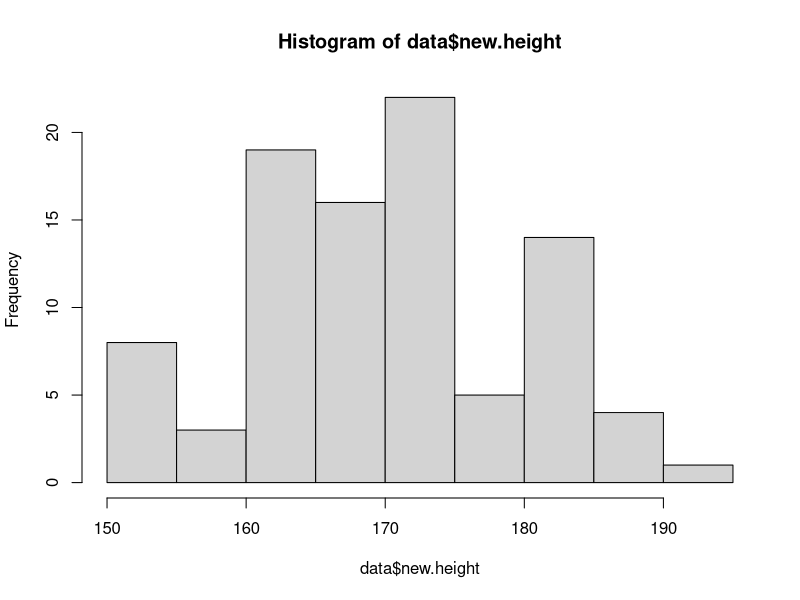
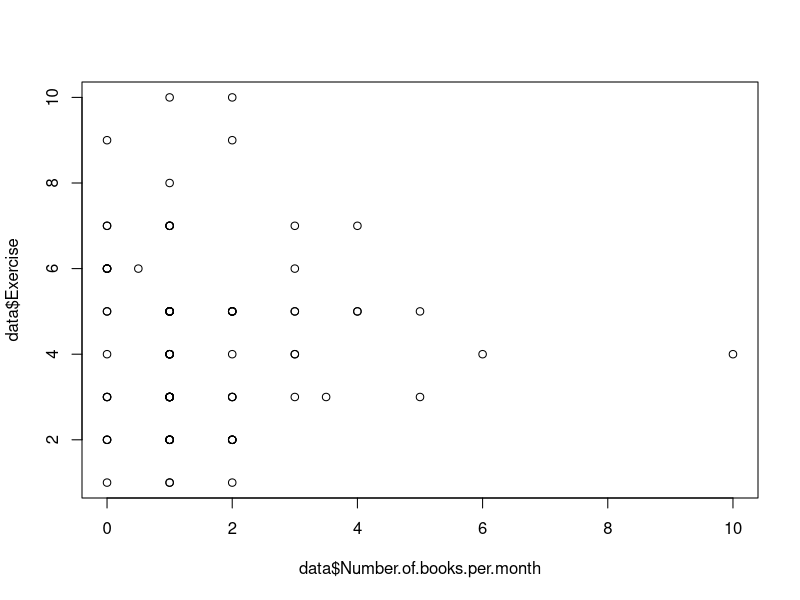
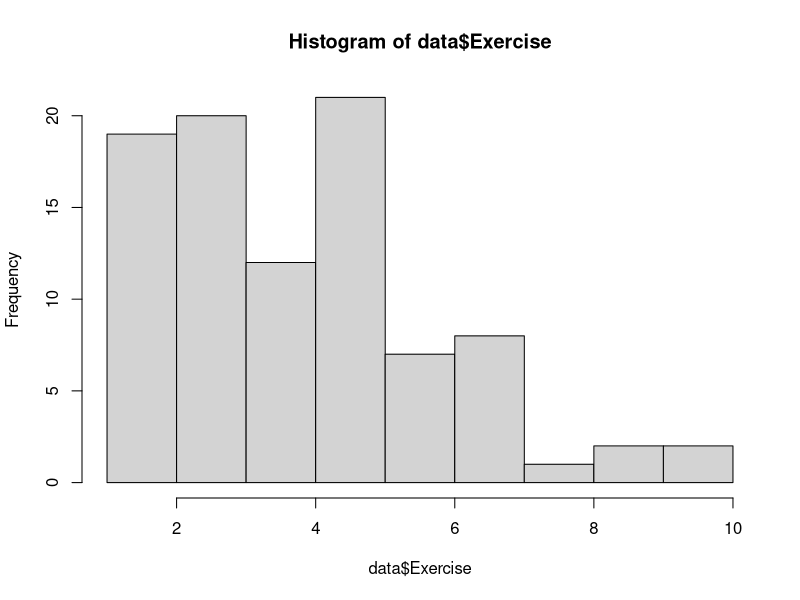
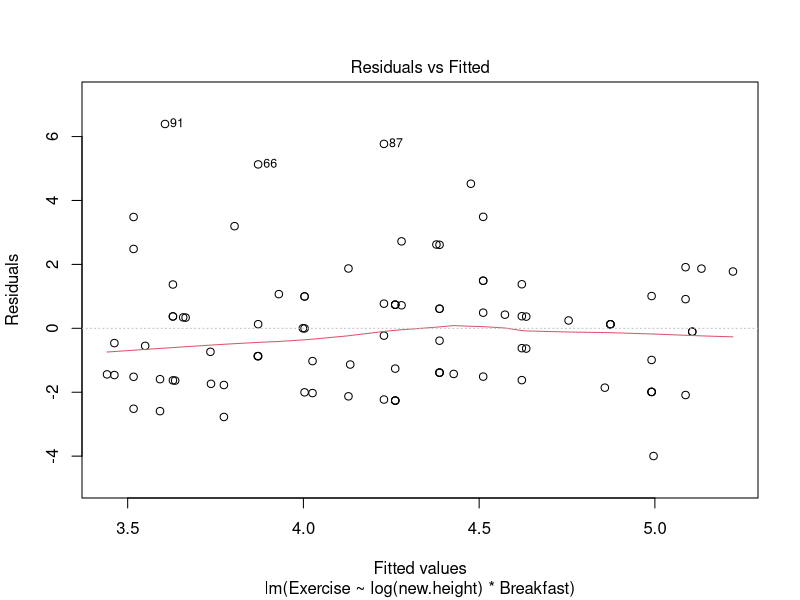
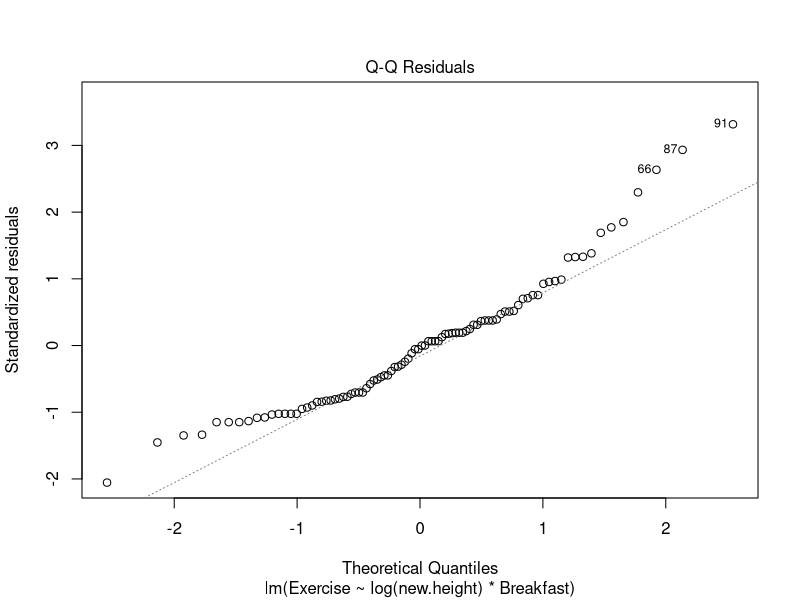
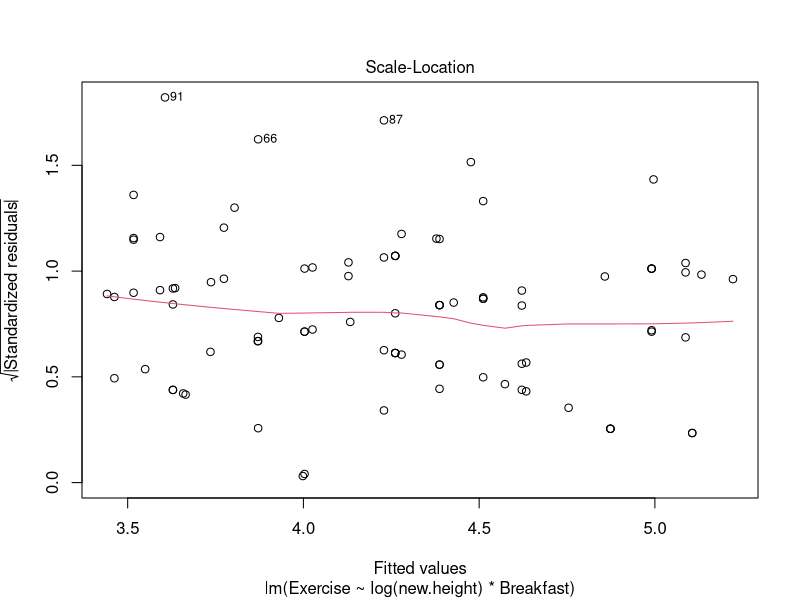
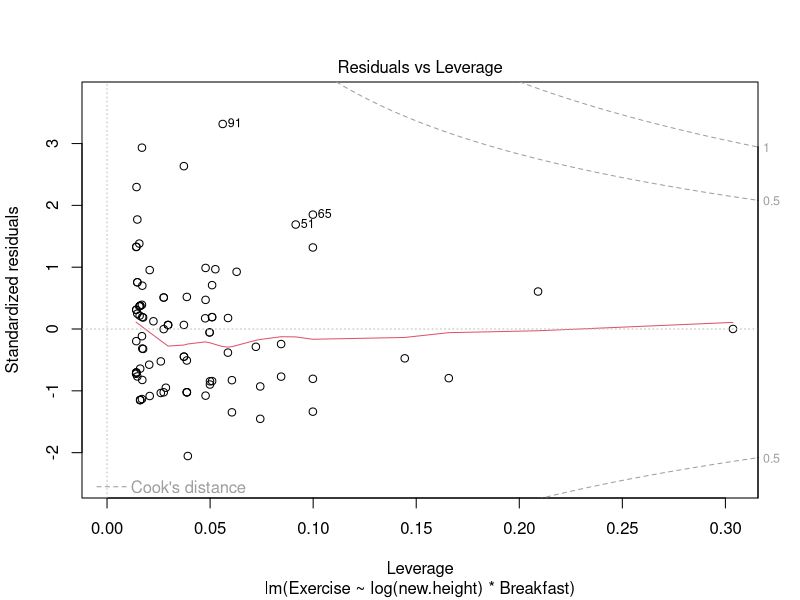

Generate these figures, in order, with R: (Note: this script raises an error after producing the figures.)
## ---- chunk 1
setwd("/Users/carlaleone/Desktop/Exeter/Problem Sheet")
data <- read.table("BIOM4025_data_2024.csv", header=TRUE, sep = ",", 
                      stringsAsFactors = FALSE)
head(data)
## ---- chunk 2
# if we want to use height, need to convert it into cm 
height_to_cm <- function(height) {
  sapply(height, function(h) {
    if (grepl("cm", h)) { # If the value is already in cm convert it to numeric format
      as.numeric(gsub("cm", "", h))
    } else if (grepl("m",h)) {
      m<- as.numeric(gsub("m.*", "", h))
      (m*100)
    } # convert the values that are in m
    else if (grepl("ft", h)) {
      # If the value is in feet and inches
      ft <- as.numeric(gsub("ft.*", "", h)) # identify ft
      in_val <- as.numeric(gsub(".*ft |in", "", h)) # identify in
      (ft * 30.48) + (in_val * 2.54) # Convert ft and in to cm
    } else {
      NA 
    }
  })
}

data$new.height<- height_to_cm(data$Height)
hist(data$new.height)

# add other columns
data$age<- 2024 -  data$Year.of.birth # age of individual
data$avg.commute<- (data$Commute.today + data$Commute.yesterday)/ 2 #average commute of individual
data$siblings<- ifelse(data$Brothers > 0 | data$Sisters > 0, "Yes", "No") # does the individual have siblings?
data$n.siblings<- as.numeric(data$Brothers + data$Sisters) #how many siblings?
data$Number.of.books.per.month<- as.numeric(data$Number.of.books.per.month)
data$wakeup<- ifelse(data$Waking.up.time > 7:30 | data$Waking.up.time < 7:30, "Late", "Early") 

plot(data$Exercise~data$Number.of.books.per.month)
table(data$siblings) #very few people without siblings
aggregate(data$new.height, by=list(data$siblings), mean, na.rm =T)

## ---- chunk 3
lm1<- lm(avg.commute ~ Exercise + Number.of.books.per.month, data = data) #most basic lm
summary(lm1)
lm2<- lm(Exercise ~ log(new.height)*Breakfast, data = data) #includes sibling interaction
summary(lm2)
anova(lm1,lm2) # there is not really a significant difference between the models
AIC(lm1, lm2)

hist(data$Exercise)
plot(lm2)
# plots all look very good in terms of normality of residuals and heteroscedasticity. 
## ---- chunk 4
# BOXCOX Transforation
library(MASS)
bc <- boxcox(lm(data$Exercise ~ 1), plotit = FALSE)
lambda <- bc$x[which.max(bc$y)]
lambda
#0.3 
data$bc.exercise <- (data$Exercise^lambda - 1) / lambda # APPLY this transformation using lambda to each number of fam

hist(data$new.height)
# plot
par(mfrow=c(1,2))
hist(data$bc.exercise)
qqnorm(data$bc.exercise)
qqline(data$bc.exercise)
## ---- chunk 5
model1<- glm(Exercise ~ n_siblings*Breakfast,family=poisson, data = data)
summary(model1)

model2<- glm(Exercise ~ n_siblings+ Breakfast,family=poisson, data = data)
summary(model2)

exercise_fitted<- predict(model1)
plot(Exercise ~ n_siblings, data, cex.lab=1.2, col="grey", font.lab=2, pch=19, 
     xlab="Number of Siblings", ylab="Exercise")
lines(exercise_fitted[order(data$Exercise)] ~ sort(data$Exercise))
## ---- chunk 6
par(mfrow=c(2,2))
plot(model1)
## ---- chunk 7
plot(psr ~ log.fam, data=t.data, pch=NA, xlab="log(FAM)", ylab="parasite species richness")
points(psr ~ log.fam, data=t.data[t.data$status=="S", ], pch=19, col="grey70") 
points(psr ~ log.fam, data=t.data[t.data$status=="D", ], pch=19, col="grey30")
lines(psr.predicted[order(t.data$log.fam)] ~ sort(t.data$log.fam))
legend(x="topleft", legend=c("D", "S"), pch=19, lty = 1, col=c("grey30", "grey70"), title="social status", cex=0.7)
